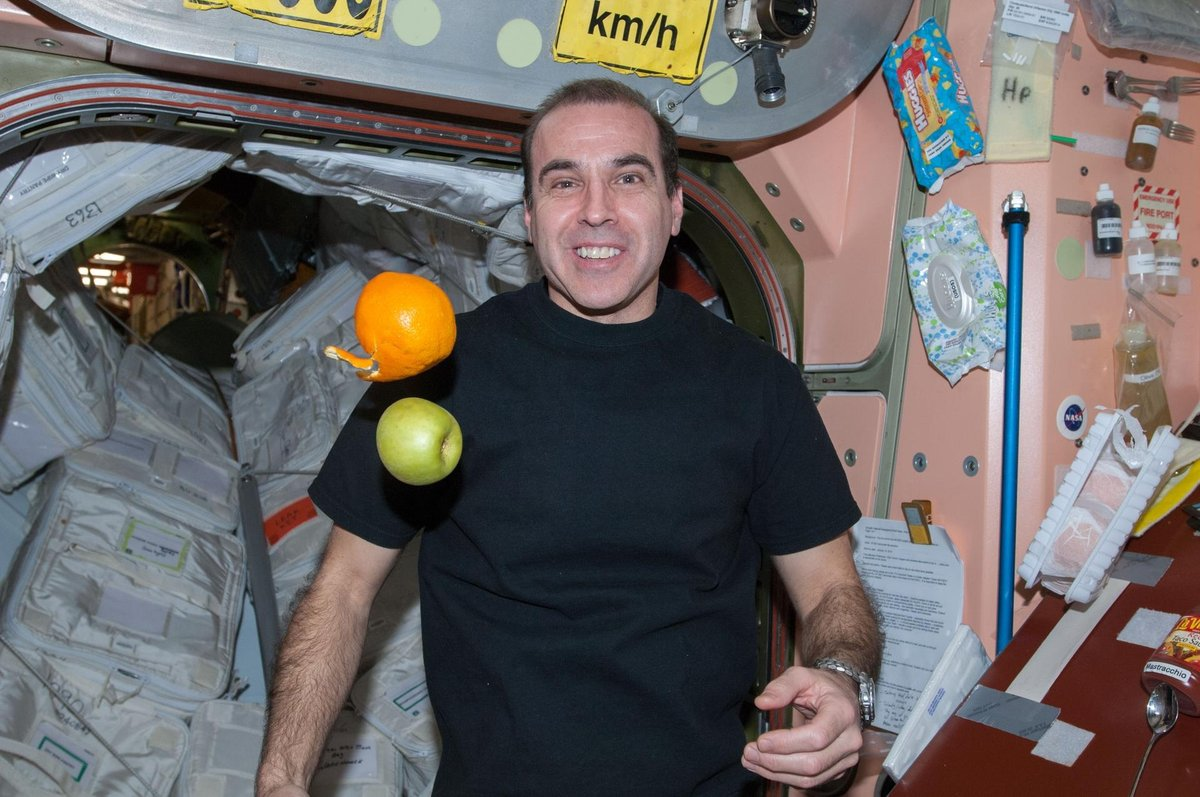
#> input picture Gravity, Actually/src/photo_iss_fruit_1200.jpg, 1200 x 797 px, given in place of 00_cover_art.jpg, which was not available
$ python make_covers_book3.py
#> lines starting #> are read from the running program, lines starting #| are printed output that depends on the picture; pictures that were not available may be replaced by others from this repository, and a replacement may not be noted
import os, textwrap
from PIL import Image, ImageDraw, ImageFont, ImageFilter
B = os.path.dirname(os.path.dirname(os.path.abspath(__file__)))
P = os.path.join(B, "Step_Stories_Pics_Final")
FD = os.path.join(os.path.dirname(os.path.abspath(__file__)), "fonts")
W, H = 1600, 2560
NAVY, RUST, INK, CREAM = (31, 58, 95), (168, 75, 42), (60, 52, 40), (246, 238, 222)
def font(n, s):
    p = {"cb": "ComicNeue-Bold.ttf", "c": "ComicNeue-Regular.ttf", "ci": "ComicNeue-Italic.ttf"}.get(n)
    if p: return ImageFont.truetype(os.path.join(FD, p), s)
    return ImageFont.truetype({"gb": r"C:\Windows\Fonts\georgiab.ttf", "g": r"C:\Windows\Fonts\georgia.ttf", "gi": r"C:\Windows\Fonts\georgiai.ttf"}[n], s)
def fit(d, text, name, size, maxw):
    while size > 24:
        f = font(name, size)
        if d.textlength(text, font=f) <= maxw: return f
        size -= 2
    return font(name, 24)
art = Image.open(os.path.join(P, "00_cover_art.jpg")).convert("RGB")
#> art is the input picture: PIL image 1200x797 RGB; mean R, G, B 104.7, 99.9, 98.8
sc = W / art.width
#> sc = 1.33
art2 = art.resize((W, round(art.height * sc)), Image.LANCZOS)
top_pad = H - art2.height
#> top_pad = 1497
strip = art2.crop((0, 0, W, 6)).resize((W, max(top_pad, 1)), Image.BICUBIC).filter(ImageFilter.GaussianBlur(18))
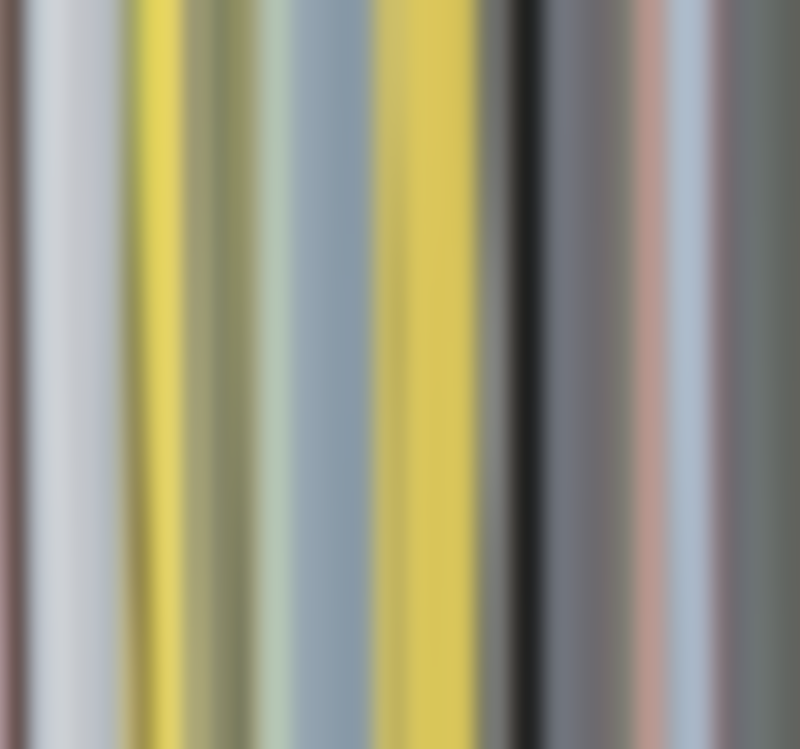
#> strip: PIL image 1600x1497 RGB (shown at 1/2 size); mean R, G, B 151.8, 150.3, 129
front = Image.new("RGB", (W, H)); front.paste(strip, (0, 0)); front.paste(art2, (0, top_pad))
#> after `front = Image.new('RGB', (W, H))`: front: PIL image 1600x2560 RGB; every value is 0
#> after `front.paste(strip, (0, 0))`:
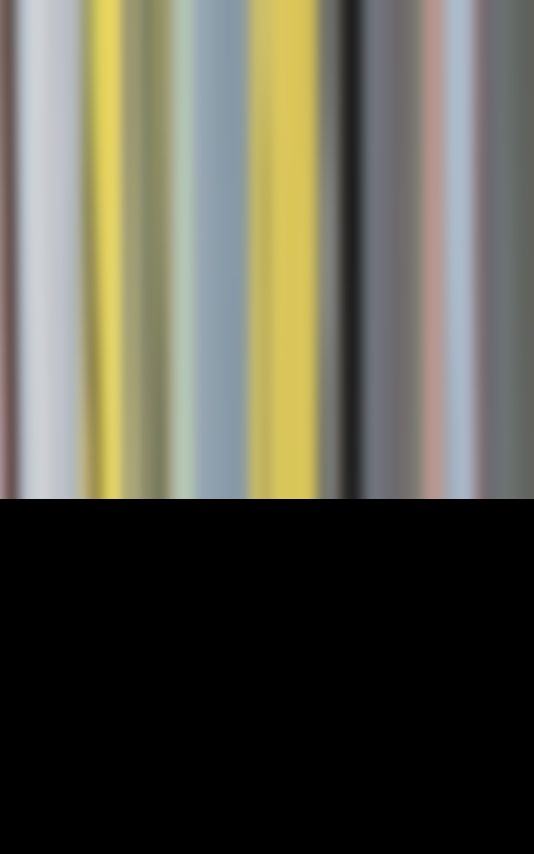
#> front: PIL image 1600x2560 RGB (shown at 1/3 size); mean R, G, B 88.8, 87.9, 75.5
#> after `front.paste(art2, (0, top_pad))`:
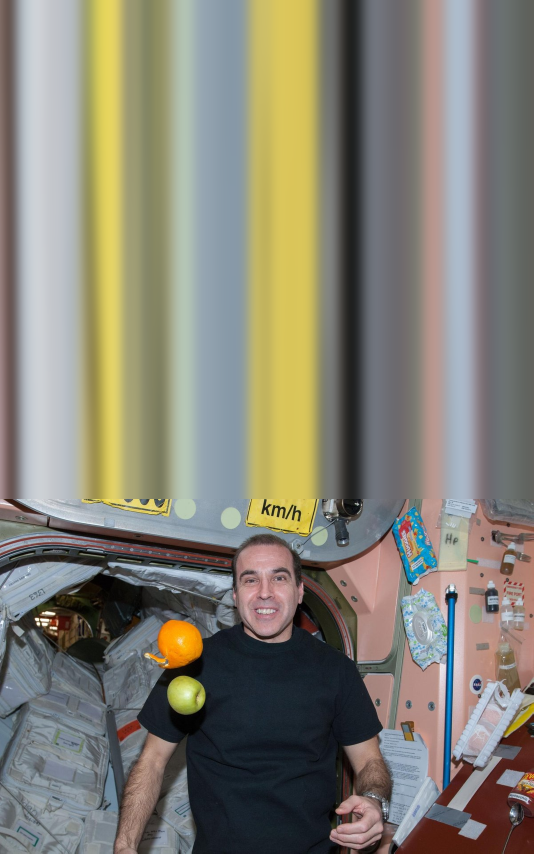
#> front: PIL image 1600x2560 RGB (shown at 1/3 size); mean R, G, B 132.2, 129.4, 116.5
seam = front.crop((0, top_pad - 40, W, top_pad + 40)).filter(ImageFilter.GaussianBlur(10)); front.paste(seam, (0, top_pad - 40))
#> after `seam = front.crop((0, top_pad - 40, W, top_pad + 40)).filter(ImageFilt`:
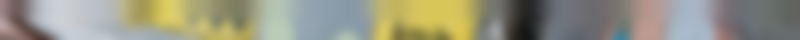
#> seam: PIL image 1600x80 RGB (shown at 1/2 size); mean R, G, B 150.5, 149.4, 130.1
front = front.filter(ImageFilter.UnsharpMask(radius=1.4, percent=40, threshold=3)).convert("RGBA")
#> front: PIL image 1600x2560 RGBA
over = Image.new("RGBA", (W, H), (0, 0, 0, 0)); od = ImageDraw.Draw(over)
#> after `over = Image.new('RGBA', (W, H), (0, 0, 0, 0))`: over: PIL image 1600x2560 RGBA; every value is 0
od.rounded_rectangle([140, 50, W - 140, 520], radius=56, fill=(246, 238, 222, 208))
od.rounded_rectangle([360, H - 230, W - 360, H - 55], radius=46, fill=(246, 238, 222, 208))
front = Image.alpha_composite(front, over).convert("RGB"); d = ImageDraw.Draw(front)
d.text((W // 2, 72), "The Step Stories \u00b7 Book 3", font=fit(d, "The Step Stories \u00b7 Book 3", "gi", 50, 1100), fill=(90, 80, 60), anchor="ma")
d.text((W // 2, 150), "Scally and the Hill", font=fit(d, "Scally and the Hill", "gb", 150, 1250), fill=NAVY, anchor="ma")
d.text((W // 2, 320), "with the Hanging Socks", font=fit(d, "with the Hanging Socks", "gb", 130, 1250), fill=RUST, anchor="ma")
d.text((W // 2, H - 92), "Anneliese Tauber", font=fit(d, "Anneliese Tauber", "gb", 88, 820), fill=NAVY, anchor="md")
front.save(os.path.join(B, "Cover_Front_1600x2560.jpg"), quality=90)
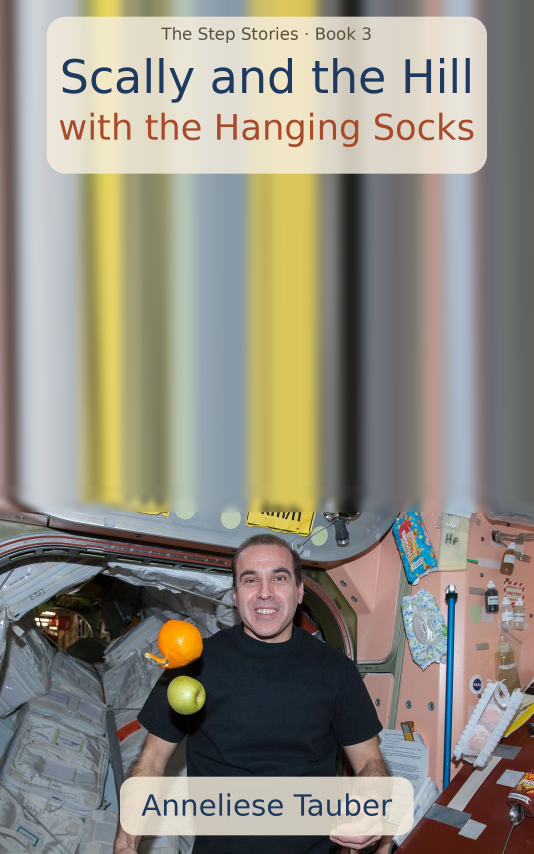
#> saved as Cover_Front_1600x2560.jpg: PIL image 1600x2560 RGB (shown at 1/3 size); mean R, G, B 145.7, 141.8, 130.1
back = Image.new("RGB", (W, H), CREAM); d = ImageDraw.Draw(back); y = 190
#> after `back = Image.new('RGB', (W, H), CREAM)`:
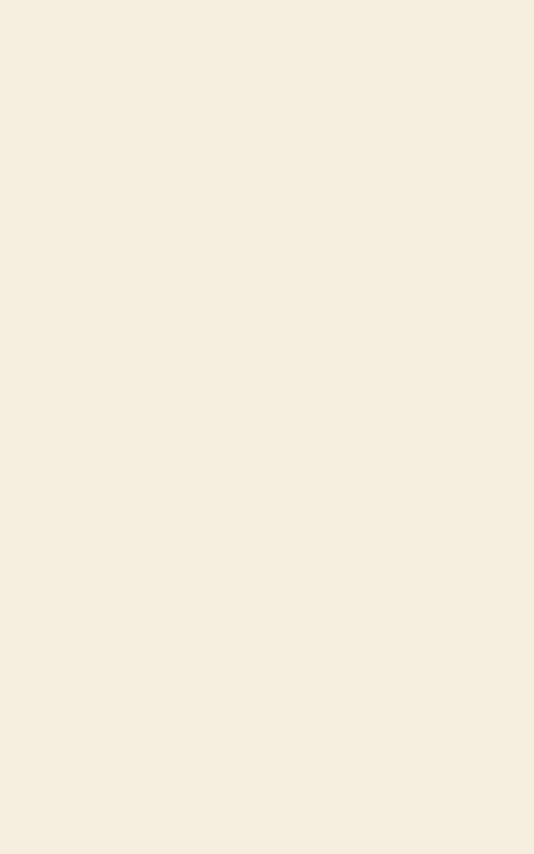
#> back: PIL image 1600x2560 RGB (shown at 1/3 size); mean R, G, B 246, 238, 222
d.text((W // 2, y), "A fantasy adventure with real science", font=font("cb", 76), fill=RUST, anchor="ma"); y += 130
for line in textwrap.wrap("Every night, the hill behind the village goes click. Gucci howls at it. Nobody else can hear it.", 36):
    d.text((W // 2, y), line, font=font("cb", 86), fill=NAVY, anchor="ma"); y += 110
#> after the loop, y = 650
y += 50
#> y = 700
for para in ["A new doctor and her quiet son have come to town, a baby is on the way, and the Mayor has a plan to seal the cave and fill it with cheese.",
             "Seven friends follow the clicking up the hill and find hundreds of tiny sleepers hanging like socks on a line. To save them, they must look, count and test, while a blizzard rolls in and Scally tries one trick too many.",
             "Children discover how bats see with sound, how a scan pictures a baby, why ice floats and how thick it must be to hold you, and how to stay safe in the snow."]:
    for line in textwrap.wrap(para, 56):
        d.text((W // 2, y), line, font=font("c", 58), fill=INK, anchor="ma"); y += 80
    y += 46
#> this loop made 3 passes
#> y on passes 1 to 3: 986, 1352, 1638
#> after the loop, y = 1638
y += 20; d.line([(300, y), (W - 300, y)], fill=RUST, width=5); y += 60
#> after `y += 20`: y = 1658
#> after `y += 60`: y = 1718
for line in ["Ice, snow and medicine safety woven in,", "plus a guide for parents and teachers."]:
    d.text((W // 2, y), line, font=font("cb", 66), fill=NAVY, anchor="ma"); y += 88
#> this loop made 2 passes
#> y on passes 1 to 2: 1806, 1894
#> after the loop, y = 1894
y += 30
#> y = 1924
for line in ["Ages 7 to 10", "Book 3 of The Step Stories"]:
    d.text((W // 2, y), line, font=font("c", 62), fill=INK, anchor="ma"); y += 84
#> this loop made 2 passes
#> y on passes 1 to 2: 2008, 2092
#> after the loop, y = 2092
d.text((W // 2, H - 100), "Anneliese Tauber", font=font("gb", 84), fill=NAVY, anchor="md")
back.save(os.path.join(B, "Cover_Back_1600x2560.jpg"), quality=92)
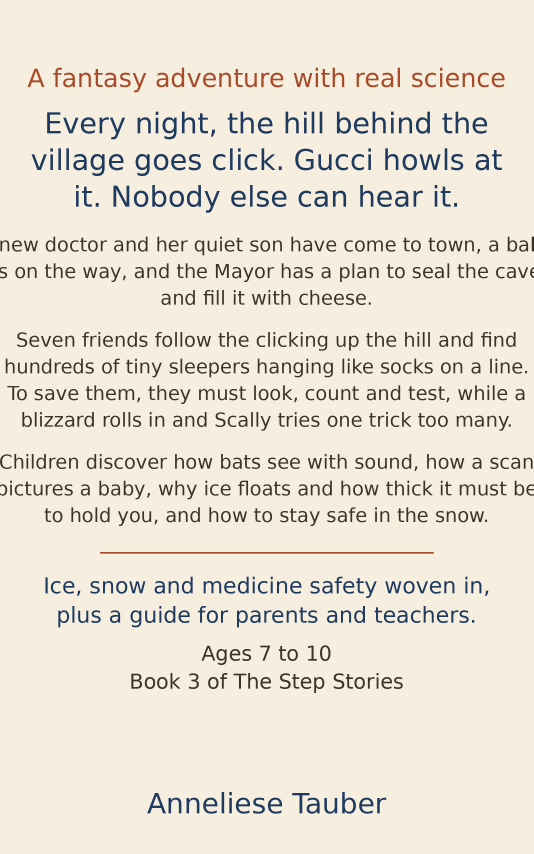
#> saved as Cover_Back_1600x2560.jpg: PIL image 1600x2560 RGB (shown at 1/3 size); mean R, G, B 232.1, 224.5, 209.9
print("covers saved; text ended at y =", y, "of", H)
#| covers saved; text ended at y = 2092 of 2560
